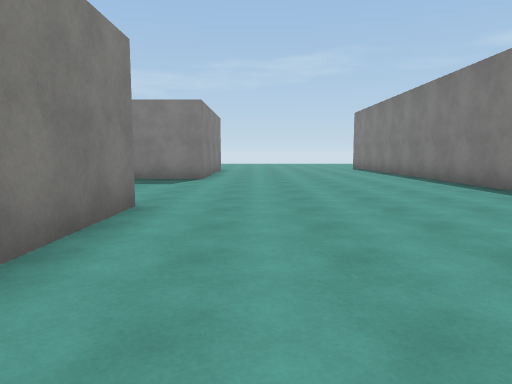
[1] (above)

21 first-person views from a walk through a 3-D level made in the Unity game engine. The camera is 1.3 m above the floor, tilts 6° down and sees 70° across. The floor is counted in squares, 2 m on a side. Each view is taken from the middle of a square. On the plan, view 1 faces up. The plan holds only what a view shows up to about 11 squares ahead; the rest is blank. The place goes on beyond the plan. The player character is not drawn. Surface patterns are stand-ins for the level's own textures.

[2]
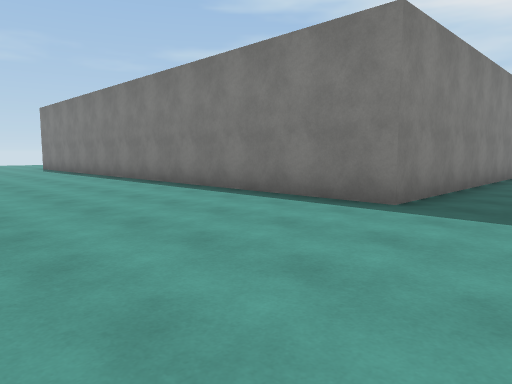

[3]
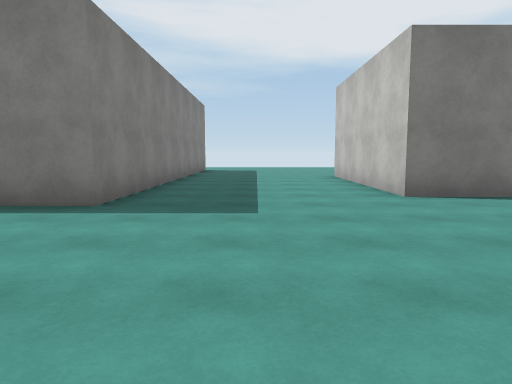

[4]
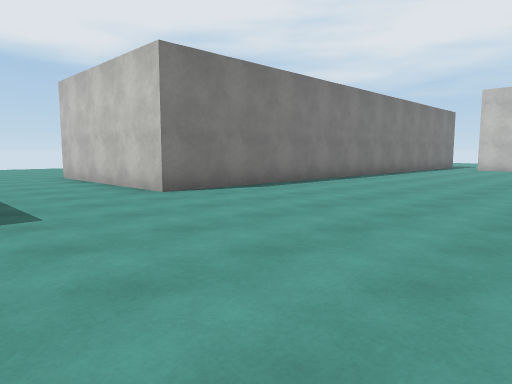

[5]
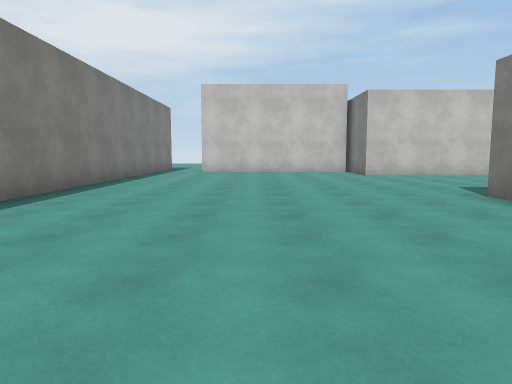

[6]
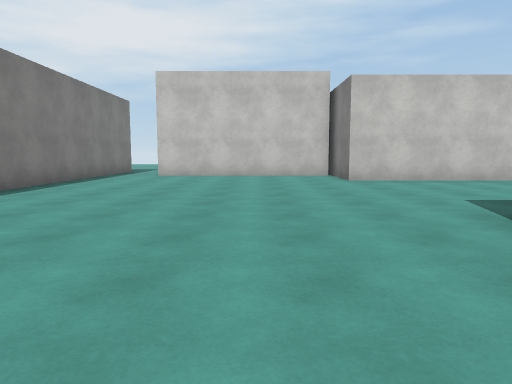

[7]
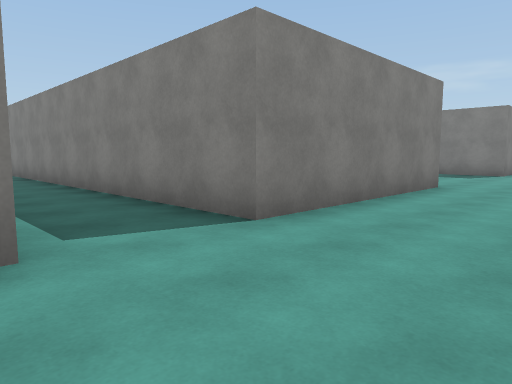

[8]
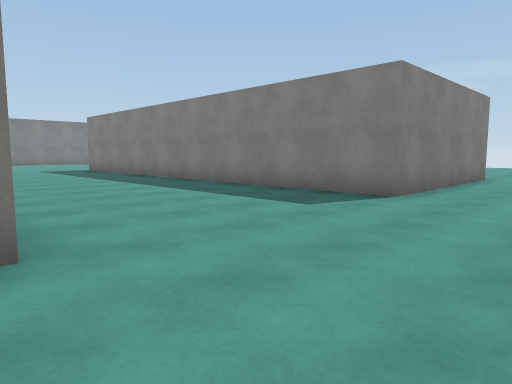

[9]
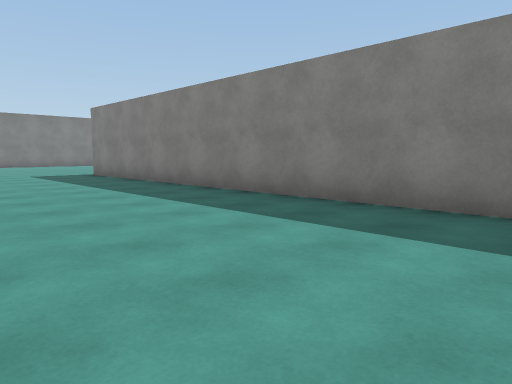

[10]
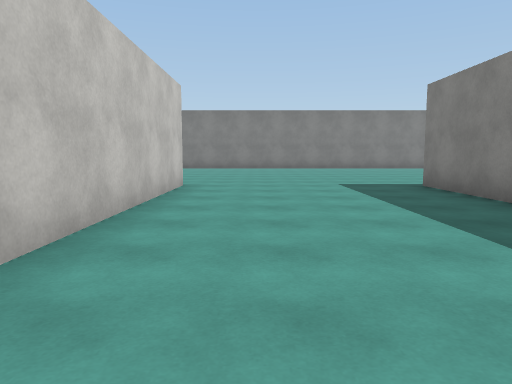

[11]
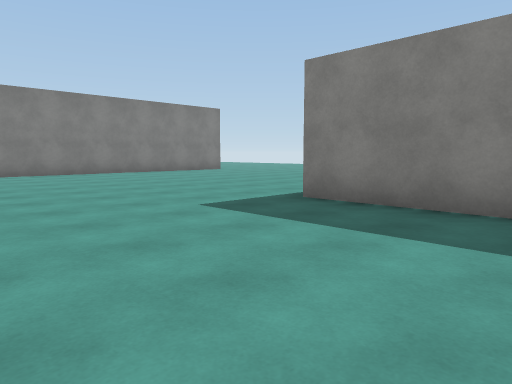

[12]
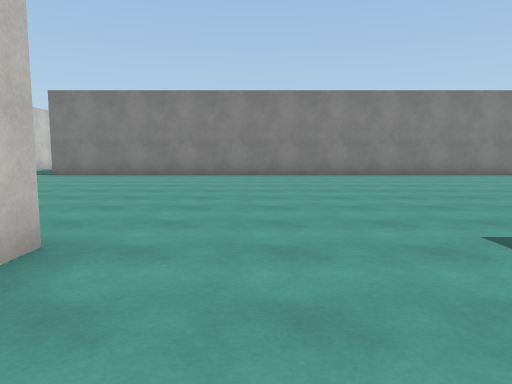

[13]
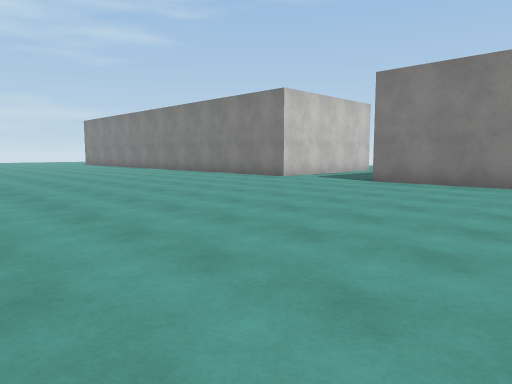

[14]
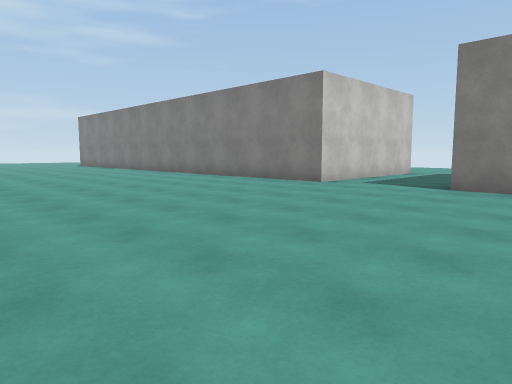

[15]
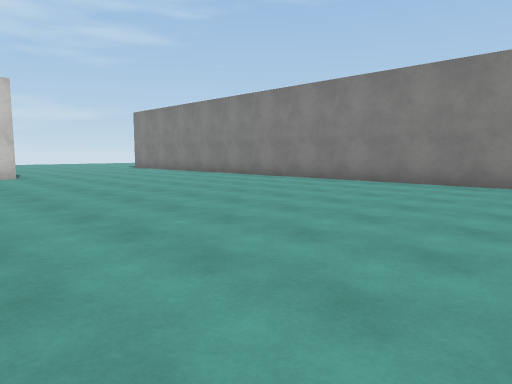

[16]
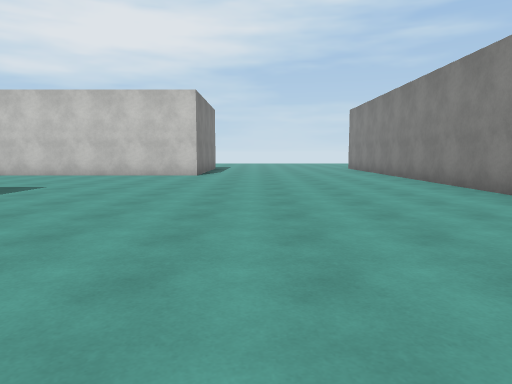

[17]
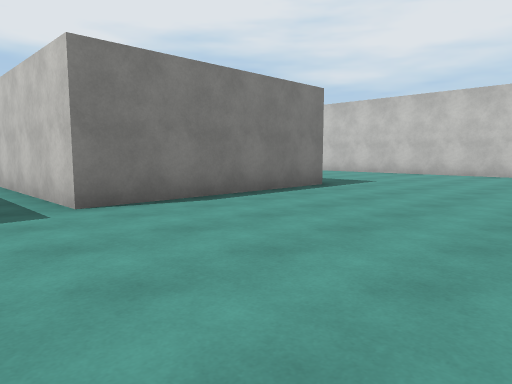

[18]
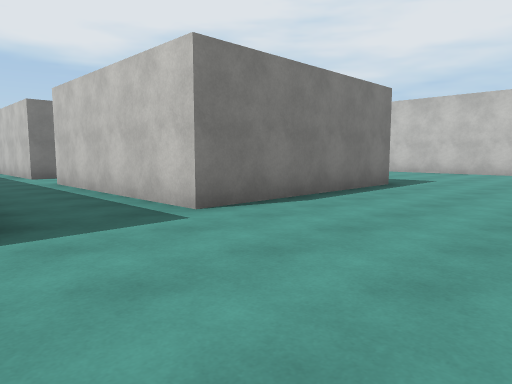

[19]
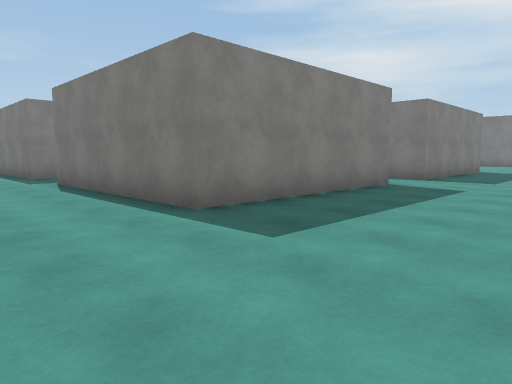

[20]
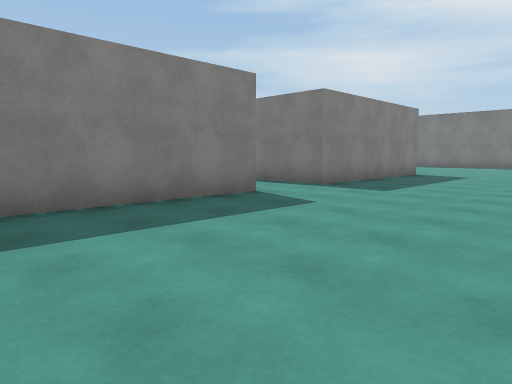

[21]
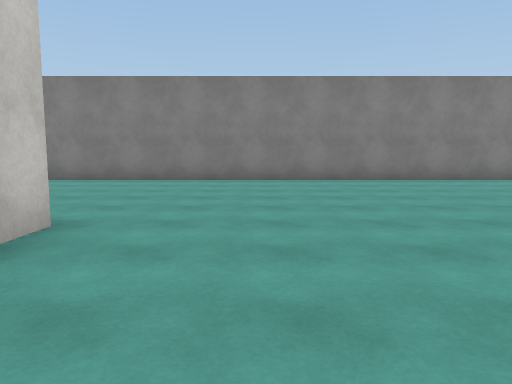

### Floor plan
Points are (right, up) in squares from view 1. A wall is a line through its corners. A room is listed if a view was taken in it or the views show most of it. See-through windows are left out.
Room 1 (views 1, 2, 3, 4, 5, 6, 7, 8, 9, 10, 11, 12, 13, 14, 15, 16, 17, 18, 19, 20, 21)
walls: (-6.5, -3.1) (-6.5, -2.5) (-3.9, -2.5); (-8.4, -7.5) (-13.5, -7.5) (-13.5, -2.5) (-8.5, -2.5); (-13.5, 4.5) (-8, 4.5); (-1.5, 4.6) (-1.5, -0.5) (-13.5, -0.5) (-13.5, 2.1); (-1.5, -6.9) (-1.5, -7.5); (-1.8, -7.5) (-6.5, -7.5) (-6.5, -5.5); (-5.2, -12.8) (-1.3, -12.8) (-1.3, -15.1); (-16.4, -12.8) (-10.4, -12.8); (-1.2, -14.7) (3.9, -14.7); (-1.5, 13.5) (-1.5, 9.4) (-13.4, 9.4); (-25.9, -2.9) (-22, -2.9) (-22, -15.5); (10.5, 2) (4.5, 2) (4.5, 11.1); (5.5, -15.1) (5.5, -2.3) (10.5, -2.3); (-22, 13.5) (-22, -0.1)

Where each view was taken, in squares from view 1:
view 1: 0 up, 0 right, facing up
view 2: 0 up, 0 right, facing up-right
view 3: 0 up, 0 right, facing right
view 4: 1 up, 0 right, facing down-right
view 5: 2 down, 2 right, facing down
view 6: 4 down, 1 right, facing down
view 7: 3 down, 1 right, facing up-left
view 8: 4 up, 1 right, facing up-left
view 9: 5 up, 2 left, facing up-left
view 10: 6 up, 6 left, facing left
view 11: 5 up, 10 left, facing up-left
view 12: 6 up, 11 left, facing left
view 13: 4 up, 14 left, facing down-left
view 14: 2 up, 15 left, facing down-left
view 15: 2 down, 14 left, facing down-left
view 16: 2 down, 18 left, facing down
view 17: 1 down, 18 left, facing down-right
view 18: 0 up, 17 left, facing down-right
view 19: 11 down, 16 left, facing up-right
view 20: 12 down, 13 left, facing up-right
view 21: 11 down, 13 left, facing left
